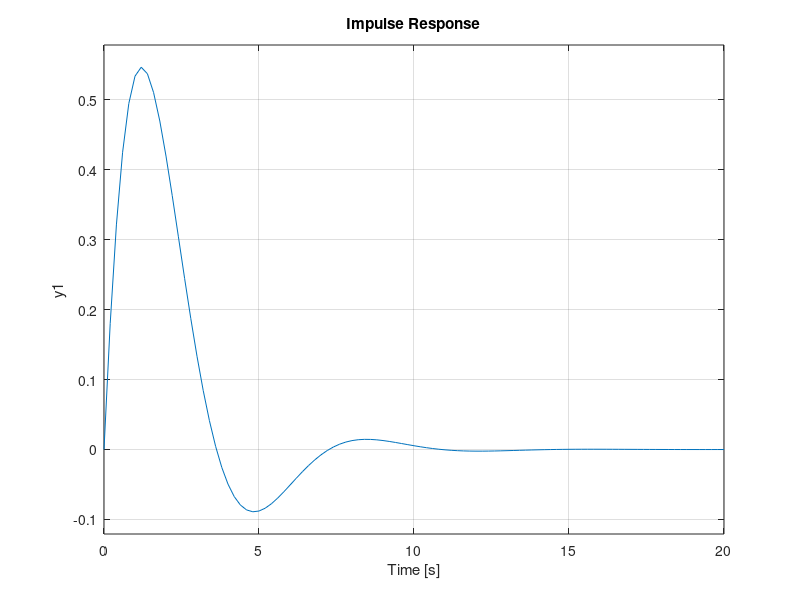
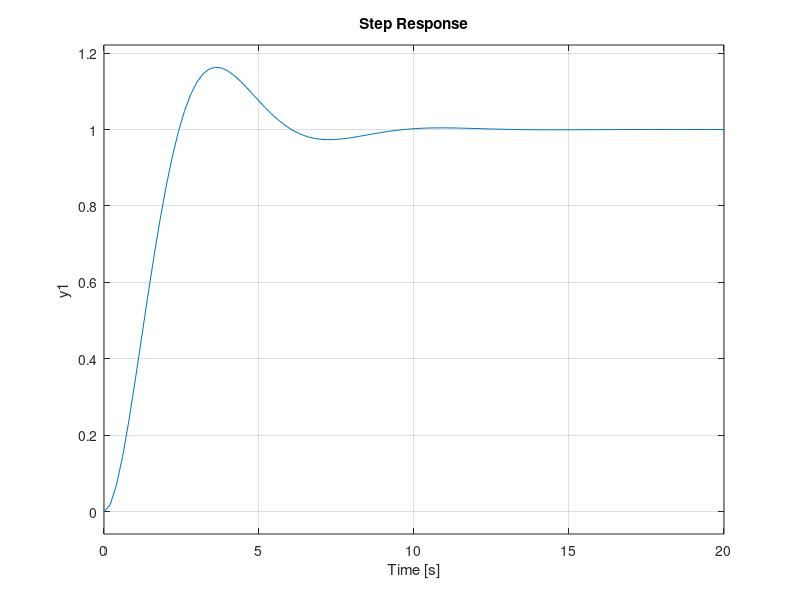
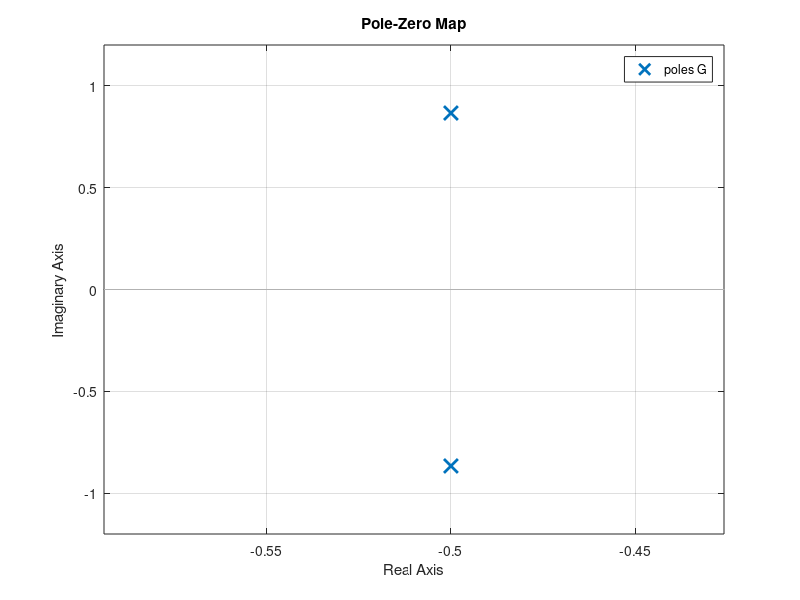

MATLAB code for these plots, in order: (Note: this script raises an error after producing the figures.)
clc
clear all
close all

s = tf('s');

G = 1/(s^2 + s + 1); % Planta

figure(1)
impulse(G)

figure(2)
step(G)

figure(3)
pzmap(G)

pole(G)
zero(G)
dcgain(G)

figure(G)
bode(G)


% Ferramentas vistas
% rltool
% sisotool % Similar a rltool mas com graficos adicionais


